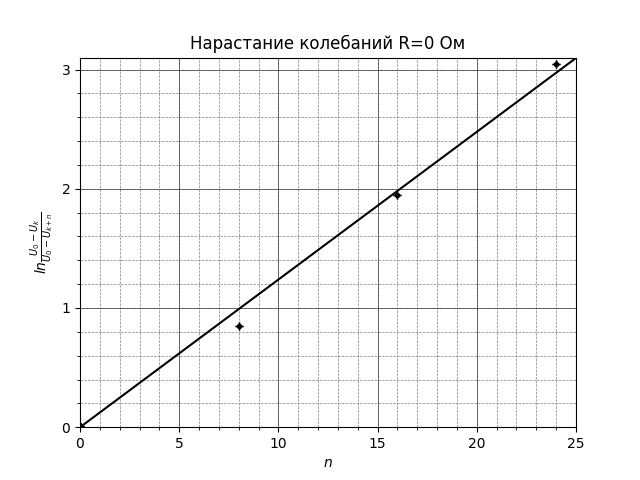

The Python source for this figure:
import matplotlib.pyplot as plt
import numpy as np
from matplotlib.ticker import MultipleLocator, FormatStrFormatter

def open_file(path):
    input = open(path, 'r', encoding='utf-8')
    lines = input.readlines()
    lines_ = []
    for i in range(len(lines)):
        if lines[i] != '\n':
            lines_.append(lines[i])
    lines = lines_
    for i in range(len(lines)):
        lines[i] = [float(x) for x in lines[i].split()]
    return lines

ar = open_file("increase0om.txt")

x = [] ; xErr = []; y = []; yErr = [];


for i in range(len(ar)):
    x.append(ar[i ][0])
    xErr.append(ar[i][1])
    y.append(ar[i][2])
    yErr.append(ar[i][3])



xminorLocator = MultipleLocator(1)
yminorLocator = MultipleLocator(0.2)

xmajorLocator = MultipleLocator(5)
ymajorLocator = MultipleLocator(1)

fig, ax = plt.subplots()


plt.plot(x, y, '.', color='k')
plt.grid(which='major', ls='-', lw=0.5, c='k')
plt.grid(which='minor', ls='--', lw=0.5, c='grey')
plt.errorbar(x, y, xerr=xErr, yerr=yErr, ecolor='k', capsize=3, elinewidth=1, fmt=' ')

a = np.arange(min(x)-1, max(x)+1, 0.001)
p = np.poly1d(np.polyfit(x, y, 1))
plt.plot(a, p(a), color='k')
print('Уравнение', np.poly1d(np.polyfit(x, y, 1)))
print('a=', np.polyfit(x, y, 1, cov = True)[0][0], 'b=', np.polyfit(x, y, 1, cov = True)[0][1])
print(np.polyfit(x, y, 1, cov = True))

ax.xaxis.set_minor_locator(xminorLocator)
ax.yaxis.set_minor_locator(yminorLocator)

ax.xaxis.set_major_locator(xmajorLocator)
ax.yaxis.set_major_locator(ymajorLocator)

plt.xlim(0, 25)
plt.ylim(0, 3.1)

plt.title(u'Нарастание колебаний R=0 Ом')
plt.xlabel(u'$n$')
plt.ylabel(r'$ln\frac{U_0-U_k}{U_0-U_{k+n}}$')

plt.show()
